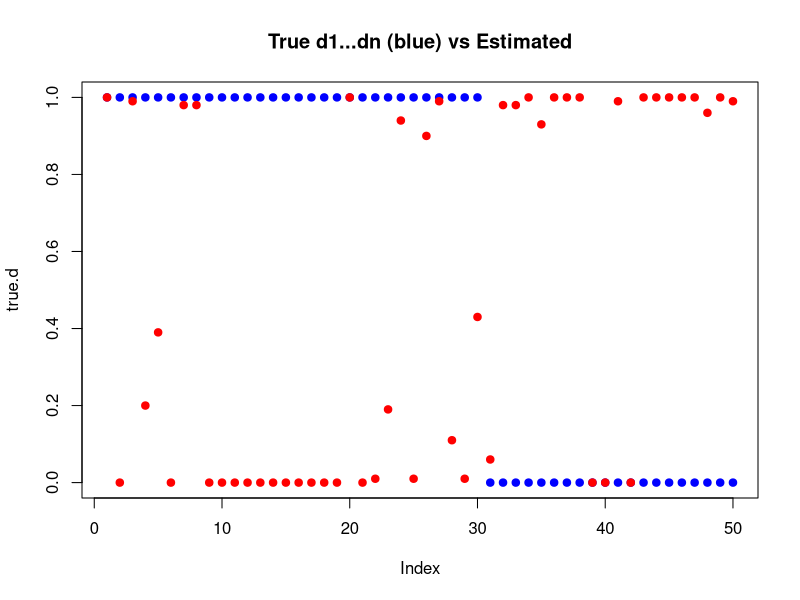
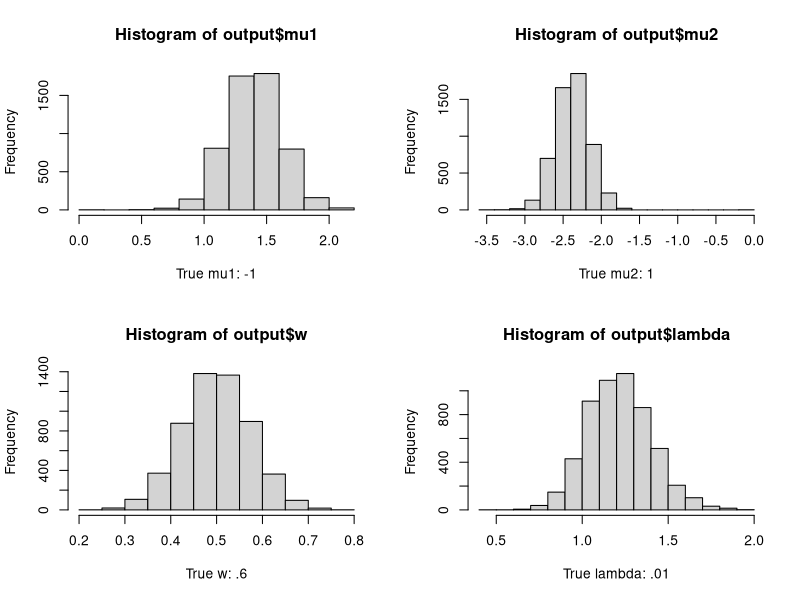
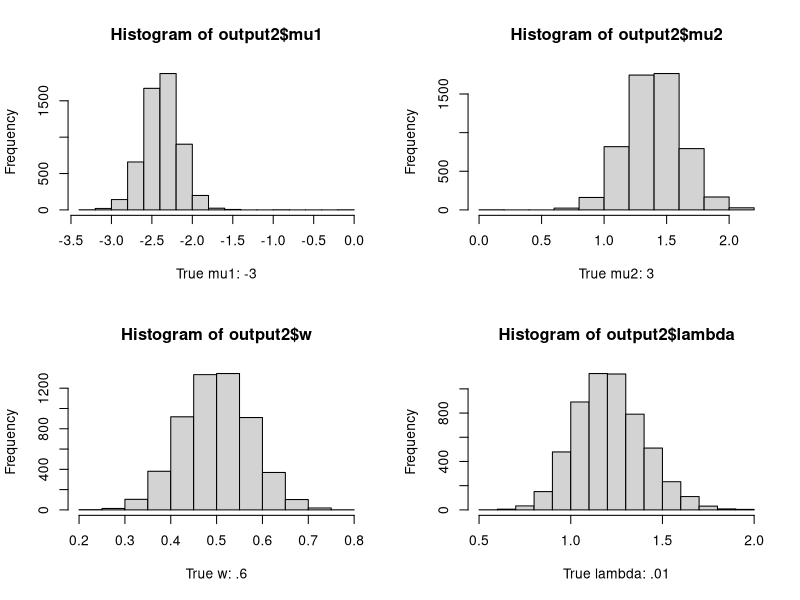

These charts were generated, in order, by the following R code:
#MCMC Exercise 11 - Problem 1 & 2
#Mixture Model with Two Gaussian Components

#================================================================
# Model: ========================================================
#================================================================
#	Model:  
#	g(x|theta) = w N(x|mu1,sig.sq) + (1-w) N(x|mu2,sig.sq)

#	Priors:
#	lambda = 1/sig.sq ~ Ga(1,1)
#	mu1 ~ N(0,100)
# 	mu2 ~ N(0,100)
#	w ~ Beta(1,1)	

#================================================================
# Likelihood Function ===========================================
#================================================================

full.lhood = function(d,w,mu,sig.sq){
	#-------------------------------------------------------------
	#FUNCTION: 	Generates full likelihood for two-component Gaussian mixture
	#			with latent indicators d=1, 0 to indicate component for each y.
	#-------------------------------------------------------------
	#INPUTS:	d = vector of indicators for components of y, length n.
	#			w = weight, between 0 and 1.
	#			mu = vector, (mu1,mu2) of means for the two components.
	#			sig.sq = vector, (sig.sq1,sig.sq2) of vars for the two components.
	#-------------------------------------------------------------
	#OUTPUT:	l = value of full likelihood function.
	#-------------------------------------------------------------
	n1 = sum(d==1)
	n2 = sum(d==0)
	
	comp.1 = w * rnorm(n1,mu[1],sqrt(sig.sq[1]))
	comp.2 = (1-w) * rnorm(n2,mu[2],sqrt(sig.sq[2]))
	
	l = prod(c(comp.1,comp.2))
	return(l)
}

#================================================================
# Gibbs Sampler =================================================
#================================================================

gibbs = function(y,hyperparams=c(0,0,100,100,1,1,1,1),iter=11000,burn=1000,thin=2){
	#-------------------------------------------------------------
	#FUNCTION: 	Gibbs Sampler for two-component gaussian mixture model.
	#-------------------------------------------------------------
	#MODEL:		g(x|theta) = w N(x|mu1,sig.sq) + (1-w) N(x|mu2,sig.sq)
	#				lambda = 1/sig.sq ~ Ga(a,b) = Ga(1,1)
	#				mu1 ~ N(m1,v1) = N(0,100)
	# 				mu2 ~ N(m2,v2) = N(0,100)
	#				w ~ Beta(c,d) = Beta(1,1)
	#-------------------------------------------------------------
	#INPUTS: 	y = vector of observed data.
	#			hyperparams = vector (m1,m2,v1,v2,a,b,c,d)
	#-------------------------------------------------------------
	#OUTPUTS:	mu1 = vector of posterior mu1 samples.
	#			mu2 = vector of posterior mu2 samples.
	#			lambda = vector of posterior lambda samples.
	#			w = vector of posterior w samples.
	#			prob_d = array of posterior prob(d) samples.  
	#				d[i,j,k] access obs i, d level j, gibbs sample k.
	#			d = matrix of d assignments.  
	#				d[i,k] = d value for obs i, gibbs sample k.
	#-------------------------------------------------------------
	
	#Extract hyperparameters.
	m1 = hyperparams[1];	m2 = hyperparams[2];
	v1 = hyperparams[3];	v2 = hyperparams[4];
	a = hyperparams[5];		b = hyperparams[6];
	c = hyperparams[7];		d = hyperparams[8];
	
	n = length(y)	#Total observations.
	s = 2			#Number of components.
	
	#Set up structures to hold parameters.
	mu1 = rep(0,iter)
	mu2 = rep(0,iter)
	lambda = rep(0,iter)
	w = rep(0,iter)
	d = matrix(0,n,iter)
	y.pred = rep(0,iter)	#For posterior predictive, ie 
							#estimating \int g(y|theta)*f(theta|y1...yn) dtheta, with 
							#theta=(mu1,mu2,w,lambda)
	
	#Initialize first iteration values.
	mu1[1] = 0
	mu2[1] = 0
	lambda[1] = 1
	w[1] = .5					#Initial w = .5
	d[,1] = rbinom(n,1,w[1])	#Generating random 1's and 0's for d1...dn.
	
	#Initialize first y value from predictive distribution.
	y.pred[1] = full.lhood(d[,1],w[1],mu=c(mu1[1],mu2[1]),sig.sq=c(1/lambda[1],1/lambda[1]))
	
	#Iterate through sampler.
	for (i in 2:iter){
		
		#Set up observations in each group based on previous d1...dn.
		y1 = y[which(d[,i-1]==1)]
		y2 = y[which(d[,i-1]==0)]
		ybar1 = mean(y1)
		ybar2 = mean(y2)
		n1 = length(y1)
		n2 = length(y2)
		
		#Update mu1.
		var = 1 / (1/v1 + lambda[i-1]*n1)
		mean = var * lambda[i-1]*n1*ybar1
		mu1[i] = rnorm(1,mean,sqrt(var))
		
		#Update mu2.
		var = 1 / (1/v2 + lambda[i-1]*n2)
		mean = var * lambda[i-1]*n2*ybar2
		mu2[i] = rnorm(1,mean,sqrt(var))
		
		#Update w.
		w[i] = rbeta(1,n1+1,n2+1)
		
		#Update lambda.
		rt = .5 * ( sum((y1-mu1[i])^2) + sum((y2-mu2[i])^2)  )
		lambda[i] = rgamma(1,n,rt)
		
		#Update d1...dn.
		num = w[i] * dnorm(y,mu1[i],1/sqrt(lambda[i]))
		denom = w[i] * dnorm(y,mu1[i],1/sqrt(lambda[i])) + (1-w[i]) * dnorm(y,mu2[i],1/sqrt(lambda[i]))
		probs.d = num / denom
		d[,i] = rbinom(n,1,probs.d)
		
		#Generate a y value from predictive.
		y.pred[i] = full.lhood(d[,i],w[i],mu=c(mu1[i],mu2[i]),sig.sq=c(1/lambda[i],1/lambda[i]))

	}
	
	#Burn beginning observations.
	if (burn > 0){
		mu1 = mu1[-burn]
		mu2 = mu2[-burn]
		w = w[-burn]
		lambda = lambda[-burn]
		d = d[,-burn]
	}
	
	#Thin observations.
	if (thin > 0){
		mu1 = mu1[seq(1,length(mu1),by=thin)]
		mu2 = mu2[seq(1,length(mu2),by=thin)]
		w = w[seq(1,length(w),by=thin)]
		lambda = lambda[seq(1,length(lambda),by=thin)]
		d = d[,seq(1,ncol(d),by=thin)]
	}
	
	#Return results.
	return(list(mu1=mu1,mu2=mu2,w=w,lambda=lambda,d=d,y.pred=y.pred))
}

#================================================================
# Generate Data =================================================
#================================================================

#Set hyperparameters.
hyperparameters = c(0,0,100,100,1,1,1,1)

#Generate data of size n=50, with 30 obs from N(-1,4) and 
#remaining 20 with mean (1,4).
y = c(rnorm(30,-1,2),rnorm(20,1,2))
true.w = 30/50

#================================================================
# Run Sampler ===================================================
#================================================================

K = 11000
output = gibbs(y,hyperparams=c(0,0,100,100,1,1,1,1),iter=K,burn=1000,thin=2)

#================================================================
# Investigate Results ===========================================
#================================================================

### Check and see if the d values can be used to tell which obs came from each component.
true.d = c(rep(1,30),rep(0,20))
est.d = round(rowMeans(output$d),2)
cbind(true.d,est.d)

#Plot d values versus true d values.
pdf('/Users/jennstarling/UTAustin/2017S_MCMC/Exercises/Exercise-11/Figures/MCMC_Ex11_Prob1_d.pdf')
plot(true.d,col='blue',pch=19,main='True d1...dn (blue) vs Estimated')
points(est.d,col='red',pch=19)
dev.off()

#There are a few ds where we are really in the middle and don't know.
#Also, the ds with decisive 1 or 0 were flipped from the true.
#Components got switched.

#Histograms of posterior parameters (reasonableness checking).
pdf('/Users/jennstarling/UTAustin/2017S_MCMC/Exercises/Exercise-11/Figures/MCMC_Ex11_Prob1_hist.pdf')
par(mfrow=c(2,2))
hist(output$mu1,xlab='True mu1: -1')				
hist(output$mu2,xlab='True mu2: 1')
hist(output$w,xlab='True w: .6')
hist(output$lambda,xlab='True lambda: .01')
dev.off()

#	Parameter estimates are generally poor. w was not bad.  Others have some issues:
#	1. mu1 and mu2 components have switched.  Like in lecture; cannot say which component is really which.
#	2. mu1 and mu2 estimates are poor, aside from flipping.  
#	3. lambda estimate is also poor.  
#			*More likely an issue due to Gamma prior, which weights away from zero values.
#			Choosing a Jeffreys Prior for sig.sq instead of IG may resolve this.

#================================================================
# What happens when change mu1 to -3, and mu2 to 3? =============
#================================================================

#Generate data of size n=50, with 30 obs from N(-3,4) and 
#remaining 20 with mean (3,4).
y2 = c(rnorm(30,-3,2),rnorm(20,3,2))
true.w = 30/50

output2 = gibbs(y,hyperparams=c(0,0,100,100,1,1,1,1),iter=11000,burn=1000,thin=2)

pdf('/Users/jennstarling/UTAustin/2017S_MCMC/Exercises/Exercise-11/Figures/MCMC_Ex11_Prob1_hist2.pdf')
par(mfrow=c(2,2))
hist(output2$mu1,xlab='True mu1: -3')				
hist(output2$mu2,xlab='True mu2: 3')
hist(output2$w,xlab='True w: .6')
hist(output2$lambda,xlab='True lambda: .01')
dev.off()

#Estimates of the mu1 and mu2 parameters improved.

#================================================================
# Problem 2:  ===================================================
#================================================================

#One way to do this has been added into the Gibbs Sampler.  Estimate using Gibbs output.
ghat.p.gibbs = mean(output$y.pred)	#Mean of predicted y values.
ghat.p.gibbs

#----------------------------------------------------------------
#Other way is as follows; ghat_p = 1/K * sum_{k=1}^{K} g(x | theta^{K}), 
#where theta^{K} are params at each Gibbs iteration.
ghat.p = 0
K = length(output$mu1)

for (k in 1:K){
	mu = c(output$mu1[k],output$mu2[k])
	sig.sq = sig.sq=c(1/output$lambda[k],1/output$lambda[k])
	w = output$w[k]
	d = output$d[,k]
	ghat.p = ghat.p + full.lhood(d,w,mu,sig.sq)
} 

ghat.p = ghat.p/K
ghat.p

